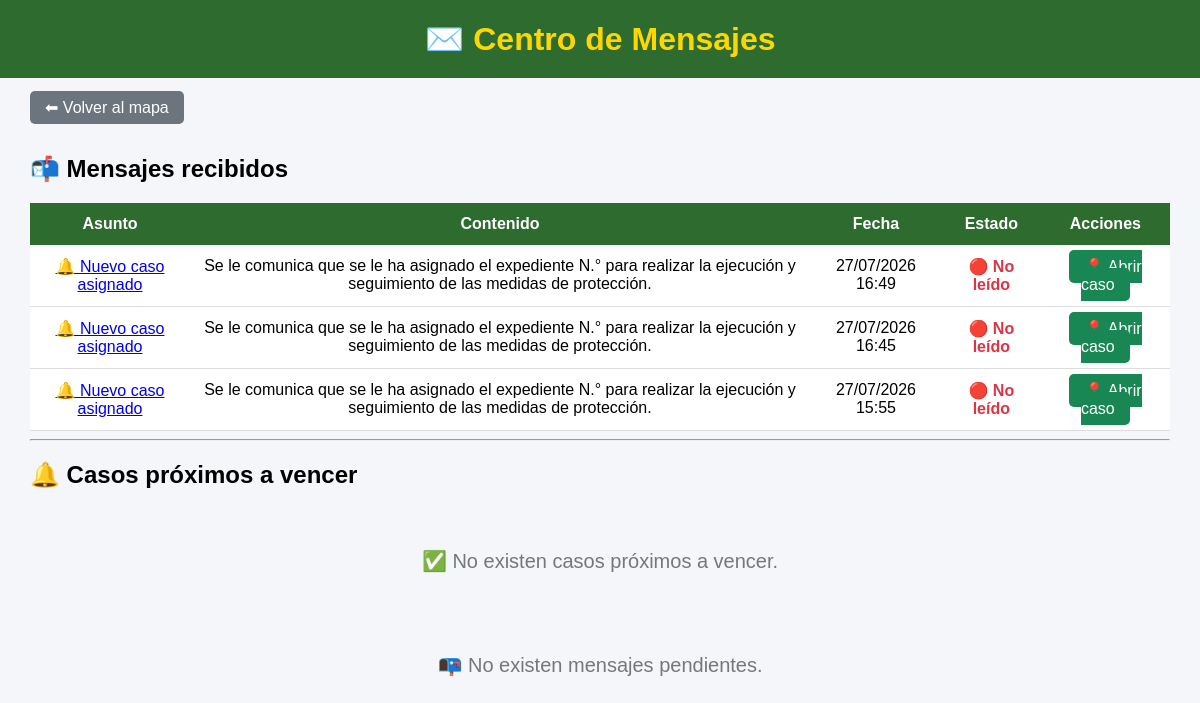
The page /mensajes/ (signed in) on the database its author committed.
### mapa/models.py (models this page shows, shortened)
class Mensaje(models.Model):
    destinatario = models.ForeignKey(
        User,
        on_delete=models.CASCADE,
        related_name="mensajes_recibidos"
    )
    caso = models.ForeignKey(
        Caso,
        on_delete=models.CASCADE,
        related_name="mensajes"
    )
    asunto = models.CharField(
        max_length=200
    )
    contenido = models.TextField()
    leido = models.BooleanField(
        default=False
    )
    fecha = models.DateTimeField(
        auto_now_add=True
    )

### mapa/views.py (the view)
# urls.py: path("mensajes/", views.mensajes, name="mensajes"),
@login_required
@grupo_requerido(
    "Administrador",
    "Jefe_MP",
    "Usuario_MP"
)
def mensajes(request):
    mensajes_recibidos = Mensaje.objects.filter(
        destinatario=request.user
    ).order_by("-fecha")
    solicitudes = SolicitudModificacion.objects.filter(
        estado="PENDIENTE"
    ).order_by("-fecha")
    hoy = timezone.now().date()
    limite = hoy + timedelta(days=3)
    casos_por_vencer = Caso.objects.filter(
        estado="ACTIVO",
        fecha_registro__year__gte=2026,
        fecha_limite__isnull=False,
        fecha_limite__gte=hoy,
        fecha_limite__lte=limite
    ).order_by("fecha_limite")
    return render(
        request,
        "mapa/mensajes.html",
        {
            "mensajes_recibidos": mensajes_recibidos,
            "solicitudes": solicitudes,
            "casos_por_vencer": casos_por_vencer,
        }
    )

### mapa/templates/mapa/mensajes.html (shortened to what this page needs)
<!DOCTYPE html>
<html lang="es">
<head>
</head>
<body>
<header>
<h1>✉️ Centro de Mensajes</h1>
</header>
<div class="contenedor">
<a href="/" class="btn volver">
⬅ Volver al mapa
</a>
<br><br>
<h2>📬 Mensajes recibidos</h2>
{% if mensajes_recibidos %}
<table>
<tr>
    <th>Asunto</th>
    <th>Contenido</th>
    <th>Fecha</th>
    <th>Estado</th>
    <th>Acciones</th>
</tr>
{% for mensaje in mensajes_recibidos %}
<tr>
<td>
    <a href="{% url 'editar_caso' mensaje.caso.id %}">
        {{ mensaje.asunto }}
    </a>
</td>
<td>{{ mensaje.contenido }}</td>
<td>{{ mensaje.fecha|date:"d/m/Y H:i" }}</td>
<td>
{% if mensaje.leido %}
<span style="color:green;">✅ Leído</span>
{% else %}
<span style="color:#dc3545; font-weight:bold;">🔴 No leído</span>
{% endif %}
</td>
<td>
    <a href="{% url 'editar_caso' mensaje.caso.id %}" class="btn aprobar">
        📍 Abrir caso
    </a>
</td>
</tr>
{% endfor %}
</table>
{% else %}
<div class="sin">
📭 No tienes mensajes nuevos.
</div>
{% endif %}
{% if solicitudes %}
<table>
<tr>
<th>ID</th>
<th>Beneficiario</th>
<th>Solicitante</th>
<th>Motivo</th>
<th>Fecha</th>
<th>Acciones</th>
</tr>
{% for solicitud in solicitudes %}
<tr>
<td>{{ solicitud.id }}</td>
<td>{{ solicitud.caso.beneficiario }}</td>
<td>{{ solicitud.solicitante.username }}</td>
<td>{{ solicitud.motivo }}</td>
<td>{{ solicitud.fecha }}</td>
<td>
<a href="{% url 'aprobar_solicitud' solicitud.id %}" class="btn aprobar">
✅ Aprobar
</a>
<a href="#" class="btn aprobar">
❌ Rechazar
</a>
</td>
</tr>
{% endfor %}
</table>
{% else %}
<hr>
<h2>🔔 Casos próximos a vencer</h2>
{% if casos_por_vencer %}
<table>
<tr>
    <th>Beneficiario</th>
    <th>DNI</th>
    <th>Fecha límite</th>
    <th>Responsable</th>
</tr>
{% for caso in casos_por_vencer %}
<tr>
<td>
{{ caso.beneficiario }}
</td>
<td>
{{ caso.dni_beneficiario }}
</td>
<td>
{{ caso.fecha_limite }}
</td>
<td>
{{ caso.responsable.username }}
</td>
</tr>
{% endfor %}
</table>
{% else %}
<div class="sin">
✅ No existen casos próximos a vencer.
</div>
{% endif %}
<div class="sin">
📭 No existen mensajes pendientes.
</div>
{% endif %}
</div>
</body>
</html>

### mapa/templates/mapa/mensajes.html (style rules this page uses)
body { margin:0; font-family:Arial, Helvetica, sans-serif; background:#f4f6f9; }
header { background:#2E6B2E; color:#FFD700; text-align:center; padding:20px; }
h1 { margin:0; }
.contenedor { width:95%; margin:auto; margin-top:20px; }
table { width:100%; border-collapse:collapse; background:white; }
th { background:#2E6B2E; color:white; padding:12px; }
td { padding:12px; border-bottom:1px solid #ddd; text-align:center; }
.btn { padding:8px 15px; border:none; border-radius:5px; text-decoration:none; color:white; }
.aprobar { background:#198754; }
.volver { background:#6c757d; }
.sin { text-align:center; padding:40px; font-size:20px; color:#777; }

### rows shown on the page
Mensaje: asunto "🔔 Nuevo caso asignado", contenido "Se le comunica que se le ha asignado el expediente N.° para realizar la ejecución y seguimiento de las medidas de protección.", fecha "27/07/2026 16:49", leido "🔴 No leído"
Mensaje: asunto "🔔 Nuevo caso asignado", contenido "Se le comunica que se le ha asignado el expediente N.° para realizar la ejecución y seguimiento de las medidas de protección.", fecha "27/07/2026 16:45", leido "🔴 No leído"
Mensaje: asunto "🔔 Nuevo caso asignado", contenido "Se le comunica que se le ha asignado el expediente N.° para realizar la ejecución y seguimiento de las medidas de protección.", fecha "27/07/2026 15:55", leido "🔴 No leído"
